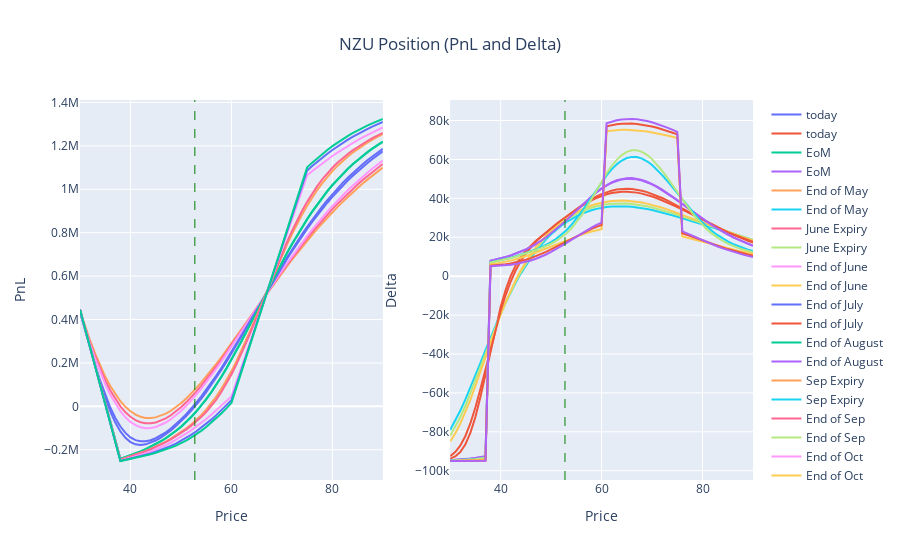

This figure's notebook cell:
### Code cell
fig = make_subplots(rows=1, cols=2)
for i in range(0,len(fig_d.data)):
    fig.add_trace(fig_p.data[i], row=1, col=1)
    fig.add_trace(fig_d.data[i], row=1, col=2)

fig.update_layout(title={'text': 'NZU Position (PnL and Delta)','x': 0.5,'xanchor': 'center'})

fig.update_xaxes(title_text="Price", row=1, col=1)
fig.update_yaxes(title_text="PnL", row=1, col=1)
fig.update_xaxes(title_text="Price", row=1, col=2)
fig.update_yaxes(title_text="Delta", row=1, col=2)

fig.add_vline(x=current_spot, line_width=1, line_dash="dash", line_color="green")

fig.show()
